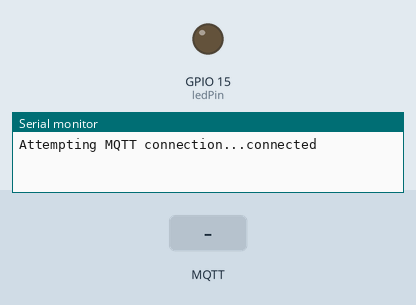
Recording of a sketch running on a simulated ESP8266 (NodeMCU). Parts: output pins drawn as LEDs (lit = HIGH), the last lines printed to the serial monitor. The inputs (shaded band) are chosen by the test bench. No MQTT or app messages arrive unless stated.

Above: at 6.2 s.
6.3 s: MQTT message "5" arrives on the first subscribed topic
At 6.8 s:
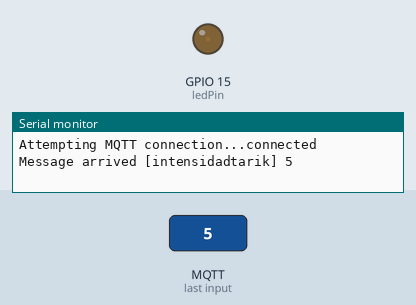
7.8 s: MQTT message "on" arrives on the first subscribed topic
At 9.1 s:
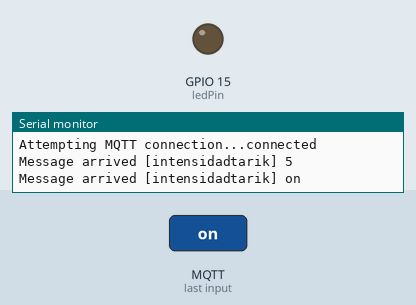
Timing chart, 0 to 10.8 s (numbered marks = the images above; inputs shaded):
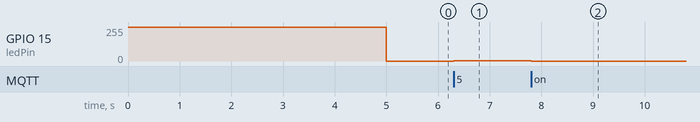

The sketch:

segunda_lampara.ino
```cpp
#include <EEPROM.h>
#include <ESP8266WiFi.h>
#include <PubSubClient.h>


// Connect to the WiFi
//const char* ssid = "MIWIFI_2G_SxcJ";                           //!!!!!!!!!!!!!!!!!!!!!
//const char* password = "4dd4q3km7mbb";
const char* ssid = "Aquaris M5";                           //!!!!!!!!!!!!!!!!!!!!!
const char* password = "calimero79"; //!!!!!!!!!!!!!!!!!!!!!
const char* mqtt_server = "broker.hivemq.com";                 //!!!!!!!!!!!!!!!!!!!!!

WiFiClient espClient;
PubSubClient client(espClient);

int ledPin = 15;

void callback(char* topic, byte* payload, unsigned int length) {
 Serial.print("Message arrived [");
 Serial.print(topic);
 Serial.print("] ");
 String recibido="";
 for (int i=0;i<length;i++) {
  char receivedChar = (char)payload[i];

  recibido += (String) receivedChar;

 }
 Serial.println(recibido);
 analogWrite(ledPin, recibido.toInt());
  /*if (receivedChar == '1')
  digitalWrite(ledPin, HIGH);
  if (receivedChar == '0')
   digitalWrite(ledPin, LOW);*/

  Serial.println();
}


void reconnect() {
 // Loop until we're reconnected
 while (!client.connected()) {
 Serial.print("Attempting MQTT connection...");
 // Attempt to connect
 if (client.connect("ESP8266 Client")) {
  Serial.println("connected");
  // ... and subscribe to topic
  client.subscribe("intensidadtarik");
 } else {
  Serial.print("failed, rc=");
  Serial.print(client.state());
  Serial.println(" try again in 5 seconds");
  // Wait 5 seconds before retrying
  delay(5000);
  }
 }
}

void setup()
{
 Serial.begin(9600);

 client.setServer(mqtt_server, 1883);
 client.setCallback(callback);


 analogWrite(ledPin, 1024);
 delay(5000);
 analogWrite(ledPin, 0);
}

void loop()
{
 if (!client.connected()) {
  reconnect();
 }
 client.loop();
}
```

Measured:
- after the input at 6.3 s, GPIO 15 (ledPin): 0/255 → 1/255 at once
- after the input at 7.8 s, GPIO 15 (ledPin): 1/255 → 0/255 at once
